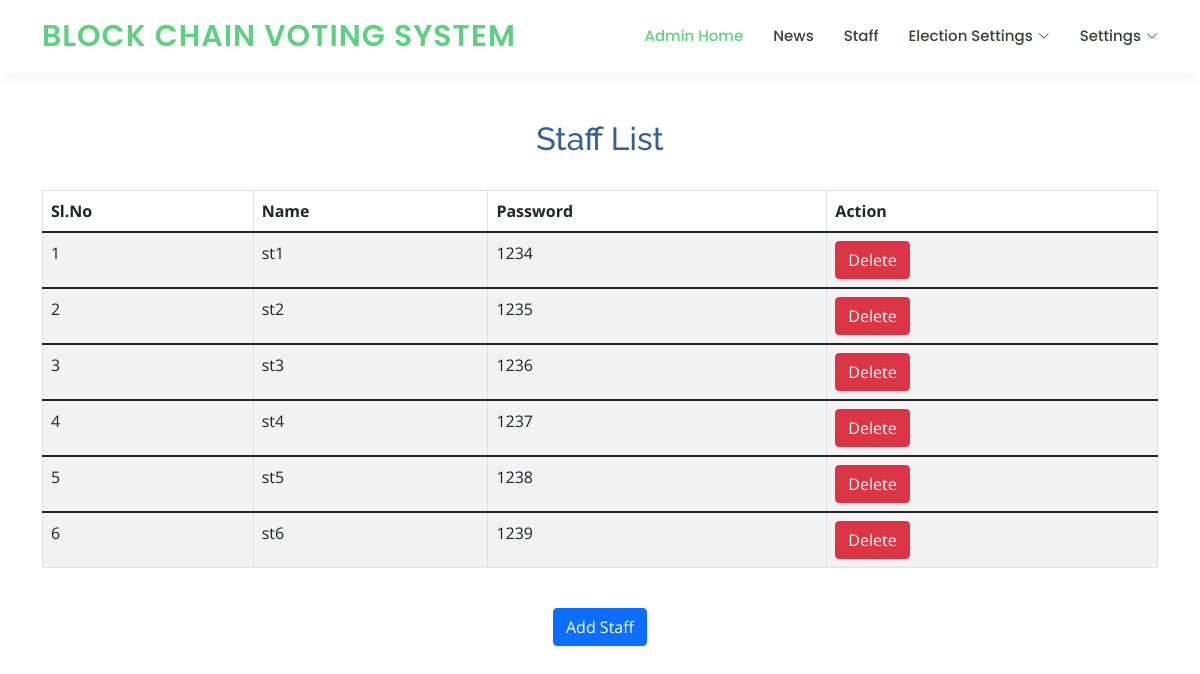
The app's page /admin_staff_user_view with its own data.
### myapp/models.py (models this page shows, shortened)
class user_login(models.Model):
    uname = models.CharField(max_length=100)
    passwd = models.CharField(max_length=25)
    u_type = models.CharField(max_length=10)
    status = models.CharField(max_length=10)

### myapp/views.py (the view)
# urls.py: path('admin_staff_user_view', views.admin_staff_user_view, name='admin_staff_user_view'),
def admin_staff_user_view(request):
    nm_l = user_login.objects.filter(u_type='staff')
    context = {'staff_list': nm_l}
    return render(request, 'myapp/admin_staff_user_view.html', context)

### myapp/templates/myapp/admin_staff_user_view.html (shortened to what this page needs)
{% extends 'myapp/admin_base.html' %}
{% load static %}
{% block body %}
<br><br><br><br><br>
<center>
    <h2><font color="#366092">Staff List</font></h2>
    <br>
<div class="container">
    <form role="form" name="frm" action="" method="post">
         <table class="table table-striped table-bordered auto-index">
        <thead>
             <tr>
            <th>Sl.No</th>
            <th>Name</th>
            <th>Password</th>
            <th>Action</th>
        </tr>
             </thead>
        {% for s in staff_list %}
        <tbody>
             <tr class="info ">
            <td></td>
            <td>{{ s.uname }}</td>
            <td>{{ s.passwd }}</td>
            <td>
                <a href="../admin_staff_user_delete?id={{s.id}}" class="btn btn-danger" role="button">Delete</a>
            </td>
        </tr>
             </tbody>
        {% endfor %}
        </table>
        <br/>
        <a href="{% url 'admin_staff_user_add' %}" class="btn btn-primary" role="button">Add Staff</a></h1>
    </form>
</div>
</center>
{% endblock %}

### myapp/static/myapp/assets/css/style.css (style rules this page uses)
body { font-family: "Open Sans", sans-serif; color: #444444; }
a { color: #5fcf80; text-decoration: none; }
h1, h2, h3, h4, h5, h6 { font-family: "Raleway", sans-serif; }

### myapp/templates/myapp/admin_staff_user_view.html (style rules this page uses)
form { counter-reset: Serial; }
.auto-index td:first-child:before { counter-increment: Serial; content:counter(Serial); }

### records on screen
user_login: uname "st1", passwd "1234"
user_login: uname "st2", passwd "1235"
user_login: uname "st3", passwd "1236"
user_login: uname "st4", passwd "1237"
user_login: uname "st5", passwd "1238"
user_login: uname "st6", passwd "1239"
